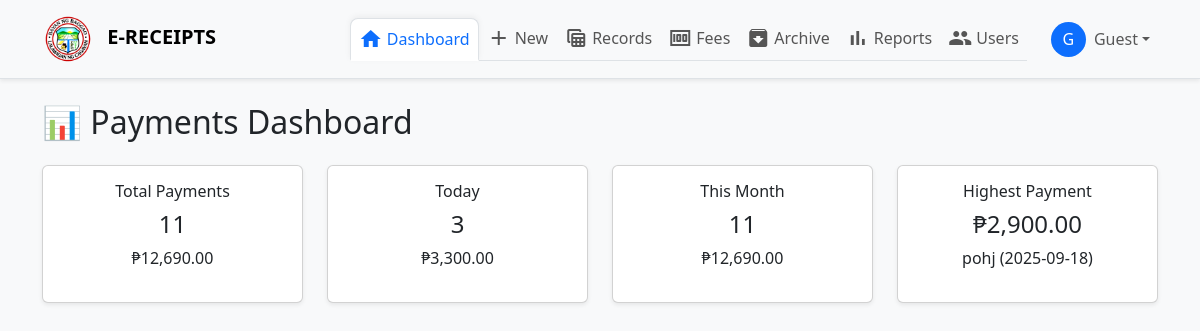
Page /dashboard.php on the committed database.
### tables this page shows
CREATE TABLE `payments` (
  `id` int(11) NOT NULL,
  `date` date DEFAULT NULL,
  `payee` varchar(255) DEFAULT NULL,
  `reference_no` int(11) DEFAULT NULL,
  `code1` varchar(50) DEFAULT NULL,
  `account_name1` varchar(255) DEFAULT NULL,
  `amount1` decimal(10,2) DEFAULT NULL,
  `code2` varchar(50) DEFAULT NULL,
  `account_name2` varchar(255) DEFAULT NULL,
  `amount2` decimal(10,2) DEFAULT NULL,
  `code3` varchar(50) DEFAULT NULL,
  `account_name3` varchar(255) DEFAULT NULL,
  `amount3` decimal(10,2) DEFAULT NULL,
  `code4` varchar(50) DEFAULT NULL,
  `account_name4` varchar(255) DEFAULT NULL,
  `amount4` decimal(10,2) DEFAULT NULL,
  `code5` varchar(50) DEFAULT NULL,
  `account_name5` varchar(255) DEFAULT NULL,
  `amount5` decimal(10,2) DEFAULT NULL,
  `code6` varchar(50) DEFAULT NULL,
  `account_name6` varchar(255) DEFAULT NULL,
  `amount6` decimal(10,2) DEFAULT NULL,
  `code7` varchar(50) DEFAULT NULL,
  `account_name7` varchar(255) DEFAULT NULL,
  `amount7` decimal(10,2) DEFAULT NULL,
  `code8` varchar(50) DEFAULT NULL,
  `account_name8` varchar(255) DEFAULT NULL,
  `amount8` decimal(10,2) DEFAULT NULL,
  `total` decimal(10,2) DEFAULT NULL,
  `cash_received` decimal(12,2) DEFAULT 0.00,
  `change_amount` decimal(12,2) DEFAULT 0.00,
  `archived` tinyint(1) DEFAULT 0,
  `archive_reason` text DEFAULT NULL,
  `archived_date` datetime DEFAULT NULL
);

### dashboard.php (the view, shortened to what this page needs)
<?php
include 'config.php';
$res = $conn->query("SELECT COUNT(*) as cnt, SUM(total) as sum FROM payments");
$totalPayments = $res->fetch_assoc();
$res = $conn->query("SELECT COUNT(*) as cnt, SUM(total) as sum FROM payments WHERE DATE(date)=CURDATE()");
$today = $res->fetch_assoc();
$res = $conn->query("SELECT COUNT(*) as cnt, SUM(total) as sum FROM payments WHERE MONTH(date)=MONTH(CURDATE()) AND YEAR(date)=YEAR(CURDATE())");
$thisMonth = $res->fetch_assoc();
$res = $conn->query("SELECT payee,total,date FROM payments ORDER BY total DESC LIMIT 1");
$highest = $res->fetch_assoc();
?>
<!DOCTYPE html>
<html lang="en">
<head>
  <link href="https://cdn.jsdelivr.net/npm/bootstrap@5.3.0/dist/css/bootstrap.min.css" rel="stylesheet">
    <link href="https://cdn.jsdelivr.net/npm/bootstrap@5.3.2/dist/css/bootstrap.min.css" rel="stylesheet">
    <link href="https://cdn.jsdelivr.net/npm/bootstrap@5.3.2/dist/css/bootstrap.min.css" rel="stylesheet">
</head>
<body class="bg-light">
     <?php include 'navbar.php'; ?>
<div class="container mt-4">
  <h2 class="mb-4">📊 Payments Dashboard</h2>
  <div class="row mb-4">
    <div class="col-md-3"><div class="card shadow-sm"><div class="card-body text-center">
      <h6>Total Payments</h6><h4><?= number_format($totalPayments['cnt']) ?></h4><p>₱<?= number_format($totalPayments['sum'],2) ?></p>
    </div></div></div>
    <div class="col-md-3"><div class="card shadow-sm"><div class="card-body text-center">
      <h6>Today</h6><h4><?= number_format($today['cnt']) ?></h4><p>₱<?= number_format($today['sum'] ?? 0,2) ?></p>
    </div></div></div>
    <div class="col-md-3"><div class="card shadow-sm"><div class="card-body text-center">
      <h6>This Month</h6><h4><?= number_format($thisMonth['cnt']) ?></h4><p>₱<?= number_format($thisMonth['sum'] ?? 0,2) ?></p>
    </div></div></div>
    <div class="col-md-3"><div class="card shadow-sm"><div class="card-body text-center">
      <h6>Highest Payment</h6>
      <h4>₱<?= number_format($highest['total'],2) ?></h4>
      <p><?= htmlspecialchars($highest['payee']) ?> (<?= $highest['date'] ?>)</p>

### rows in the picture
payments: total "2,900.00", payee "pohj", date "2025-09-18"

### other values in the picture
substr($user_first,0,1) "G"
$user_first . ' ' . $user_last "Guest"
$totalPayments['cnt'] "11"
$totalPayments['sum'] "12,690.00"
$today['cnt'] "3"
$today['sum'] "3,300.00"
$thisMonth['cnt'] "11"
$thisMonth['sum'] "12,690.00"
